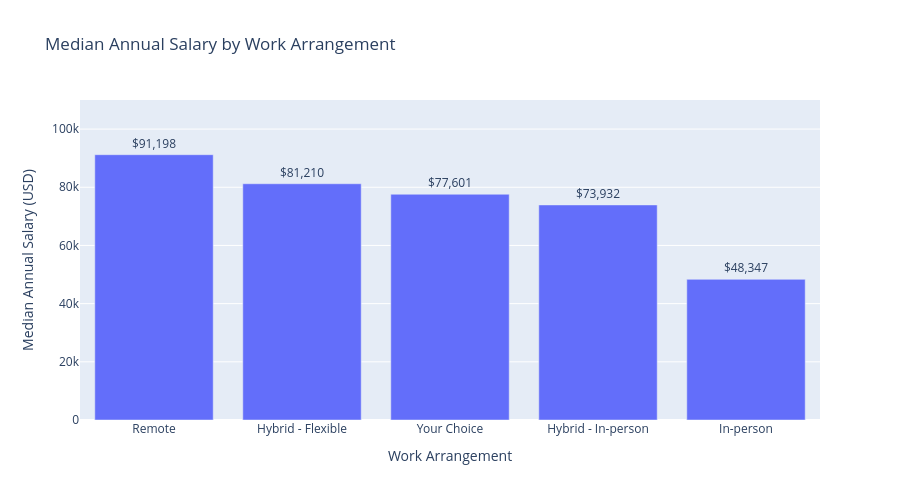

Notebook code for this chart:
### Markdown cell above
### 7.13 Visualizing Salary by Work Arrangement

Compare median annual compensation across different work arrangements using a bar chart.

### Code cell
remote_plot = remote_salary.copy()

remote_plot['Work Arrangement'] = [
    'Remote',
    'Hybrid - Flexible',
    'Your Choice',
    'Hybrid - In-person',
    'In-person'
]

fig = px.bar(
    remote_plot,
    x='Work Arrangement',
    y='median',
    title='Median Annual Salary by Work Arrangement',
    labels={
        'median': 'Median Annual Salary (USD)',
        'Work Arrangement': 'Work Arrangement'
    },
    text='median',
    hover_data=['count']
)

fig.update_traces(texttemplate='$%{text:,.0f}', textposition='outside')

fig.update_layout(
    height=500,
    yaxis_range=[0, 110000]
)

fig.show()

### Figure 1 — Plotly figure (JSON) as saved in the notebook; plotly's stock layout.template omitted (floating-point values rounded to 4 significant figures)
{"data": [{"customdata": [[6910], [3752], [2685], [4109], [3078]], "hovertemplate": "Work Arrangement=%{x}<br>Median Annual Salary (USD)=%{text}<br>count=%{customdata[0]}<extra></extra>", "legendgroup": "", "marker": {"color": "#636efa", "pattern": {"shape": ""}}, "name": "", "orientation": "v", "showlegend": false, "text": [91200.0, 81210.0, 77600.0, 73930.0, 48350.0], "textposition": "outside", "texttemplate": "$%{text:,.0f}", "type": "bar", "x": ["Remote", "Hybrid - Flexible", "Your Choice", "Hybrid - In-person", "In-person"], "xaxis": "x", "y": [91200.0, 81210.0, 77600.0, 73930.0, 48350.0], "yaxis": "y"}], "layout": {"barmode": "relative", "height": 500, "legend": {"tracegroupgap": 0}, "title": {"text": "Median Annual Salary by Work Arrangement"}, "xaxis": {"anchor": "y", "domain": [0, 1], "title": {"text": "Work Arrangement"}}, "yaxis": {"anchor": "x", "domain": [0, 1], "range": [0, 110000], "title": {"text": "Median Annual Salary (USD)"}}}}
